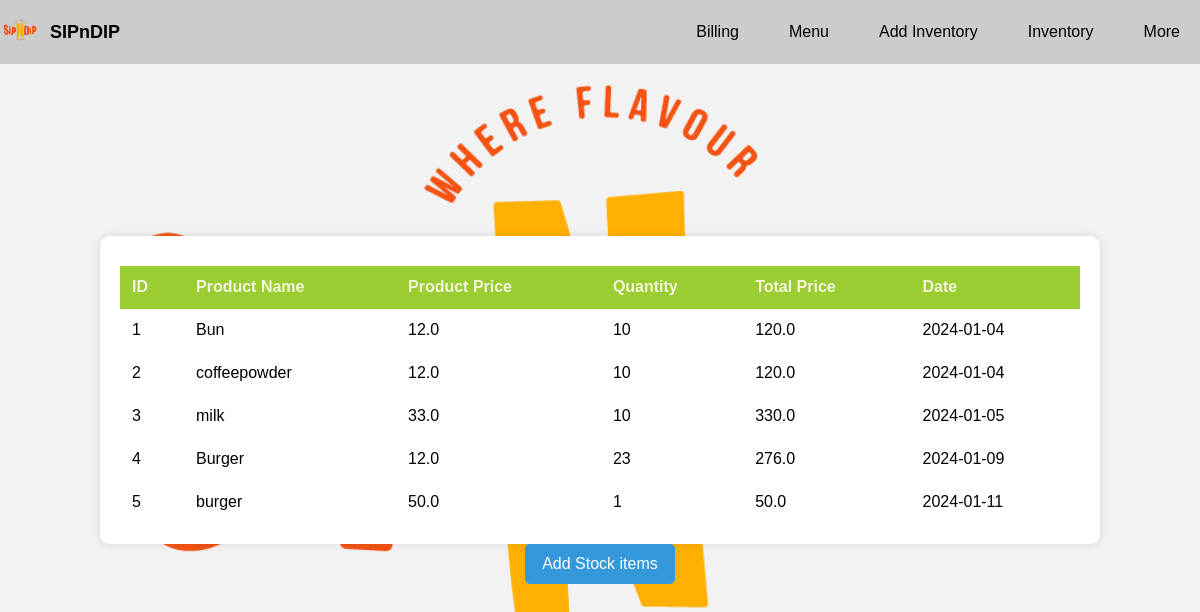
The app's page /view_inventory (signed in) with its own data.
### main.py (models this page shows, shortened)
class InventoryItem(db.Model):
    id = db.Column(db.Integer, primary_key=True)
    product_name = db.Column(db.String(100))
    product_price = db.Column(db.Float)
    quantity = db.Column(db.Integer)
    total_price = db.Column(db.Float)
    date = db.Column(db.Date)

### main.py (the view)
@app.route('/view_inventory')
@login_required
def view_inventory():
    inventory = InventoryItem.query.all()
    return render_template('view_inventory.html', inventory=inventory)

### main.py (called while the page is built)
@login_manager.user_loader
def load_user(user_id):
    return User.query.get(user_id)

### templates/view_inventory.html
{% extends 'layout.html' %}
{% block content %}
    <section class="inventory-section">
    <table>
        <thead>
            <tr>
                <th>ID</th>
                <th>Product Name</th>
                <th>Product Price</th>
                <th>Quantity</th>
                <th>Total Price</th>
                <th>Date</th>
            </tr>
        </thead>
        <tbody>
            {% for item in inventory %}
            <tr>
                <td>{{ item.id }}</td>
                <td>{{ item.product_name }}</td>
                <td>{{ item.product_price }}</td>
                <td>{{ item.quantity }}</td>
                <td>{{ item.total_price }}</td>
                <td>{{ item.date.strftime('%Y-%m-%d') }}</td>
            </tr>
            {% endfor %}
        </tbody>
    </table>
        </section>
    <a href="{{ url_for('add_stock') }}"><button>Add Stock items</button></a>
{% endblock %}

### templates/layout.html (shortened to what this page needs)
<!DOCTYPE html>
<html lang="en">
<head>
    <link rel="stylesheet" href="/static/css/style.css">
</head>
<body>
    <nav class="navbar">
        <div class="brand">
            <a href="/">
                <img src="/static/img/sipndip.png" alt="Brand Logo">
            </a>
            <a href="/">
                <span>SIPnDIP</span>
            </a>
        </div>
        <div class="buttons">
            <a href="{{ url_for('billing') }}"><button class="nav-button">Billing</button></a>
            <a href="{{ url_for('update_menu') }}"><button class="nav-button">Menu</button></a>
            <a href="{{ url_for('add_stock') }}"><button class="nav-button">Add Inventory</button></a>
            <a href="{{ url_for('view_inventory') }}"><button class="nav-button">Inventory</button></a>
            <div class="dropdown">
                <button class="nav-button">More</button>
            </div>
        </div>
    </nav>
    {% block content %}
    {% endblock %}
</body>
</html>

### static/css/style.css (style rules this page uses)
body { margin: 0; padding: 0; height: 100vh; display: flex; flex-direction: column; justify-content: center; align-items: center; background-color: rgba(0, 0, 0, 0.3); background-image: url('/static/img/sipndip.png'); background-size: cover; background-position: center; background-attachment: fixed; }
.navbar { background-color: #cccccc; padding: 5px; display: flex; justify-content: space-between; align-items: center; position: fixed; top: 0; width: 100%; z-index: 1000; }
a { text-decoration: none; color: inherit; }
.brand { display: flex; align-items: center; }
.brand img { width: 40px; height: auto; margin-right: 10px; }
.brand span { color: black; font-size: 18px; font-weight: bold; }
.buttons { display: flex; }
.nav-button { background-color: transparent; border: none; color: black; padding: 10px 20px; text-align: center; text-decoration: none; display: inline-block; font-size: 16px; cursor: pointer; margin: 0px; }
button { width: 150px; height: 40px; padding: 10px 20px; border: none; border-radius: 5px; cursor: pointer; font-size: 16px; }
button { padding: 10px; background-color: #3498db; color: white; border: none; border-radius: 5px; cursor: pointer; }
table { width: 100%; border-collapse: collapse; margin-top: 10px; }
th, td { padding: 12px; text-align: left; border-bottom: 1px solid transparent; }
th { background-color: yellowgreen; color: beige; }
tr:nth-child(even) { background-color: rgba(255, 255, 255, 0.75); }
tr:nth-child(odd) { background-color: rgba(255, 255, 255, 0.65); }
button { padding: 10px; border: none; border-radius: 5px; cursor: pointer; }
.inventory-section { background-color: white; padding: 20px; border-radius: 10px; box-shadow: 0 0 10px rgba(0, 0, 0, 0.1); margin-top: 20px; width: 80%; overflow-x: auto; }

### templates/layout.html (style rules this page uses)
body { margin: 0; padding: 0; font-family: 'Arial', sans-serif; background-color: #f2f2f2; }
.navbar { background-color: #cccccc; padding: 10px; display: flex; justify-content: space-between; align-items: center; }
.brand { display: flex; align-items: center; }
.brand img { width: 40px; height: auto; margin-right: 10px; }
.brand span { color: black; font-size: 18px; font-weight: bold; }
.buttons { display: flex; gap: 10px; }
.nav-button { background-color: transparent; border: none; color: black; padding: 10px 20px; text-align: center; text-decoration: none; font-size: 16px; cursor: pointer; width: auto; }
.dropdown { position: relative; display: inline-block; }

### records on screen
InventoryItem: id "1", product_name "Bun", product_price "12.0", quantity "10", total_price "120.0", date "2024-01-04"
InventoryItem: id "2", product_name "coffeepowder", product_price "12.0", quantity "10", total_price "120.0", date "2024-01-04"
InventoryItem: id "3", product_name "milk", product_price "33.0", quantity "10", total_price "330.0", date "2024-01-05"
InventoryItem: id "4", product_name "Burger", product_price "12.0", quantity "23", total_price "276.0", date "2024-01-09"
InventoryItem: id "5", product_name "burger", product_price "50.0", quantity "1", total_price "50.0", date "2024-01-11"
